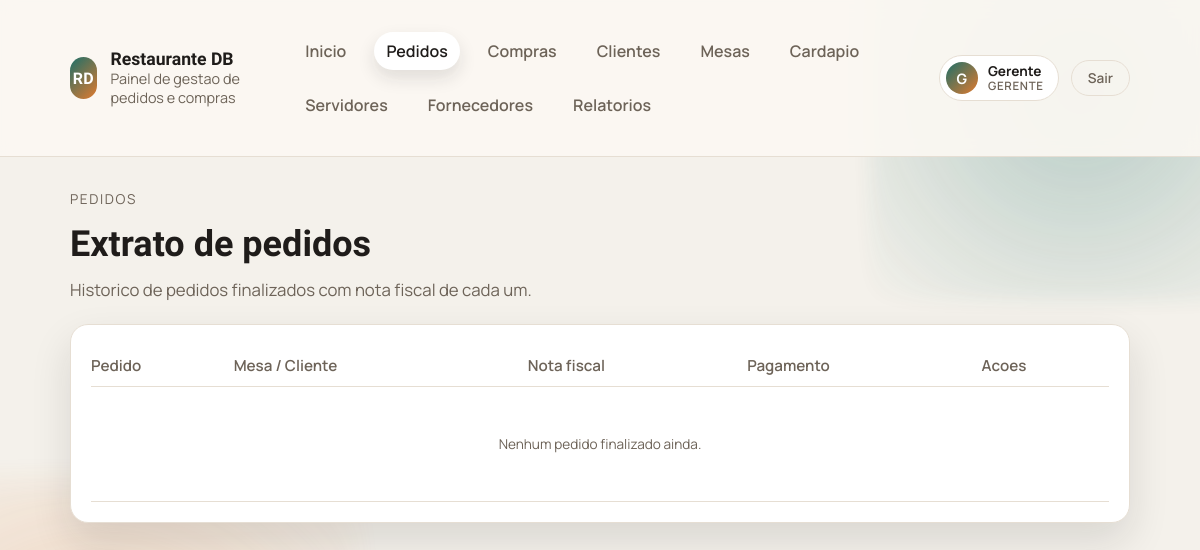
Page /pedido (signed in) on the earlier database version.
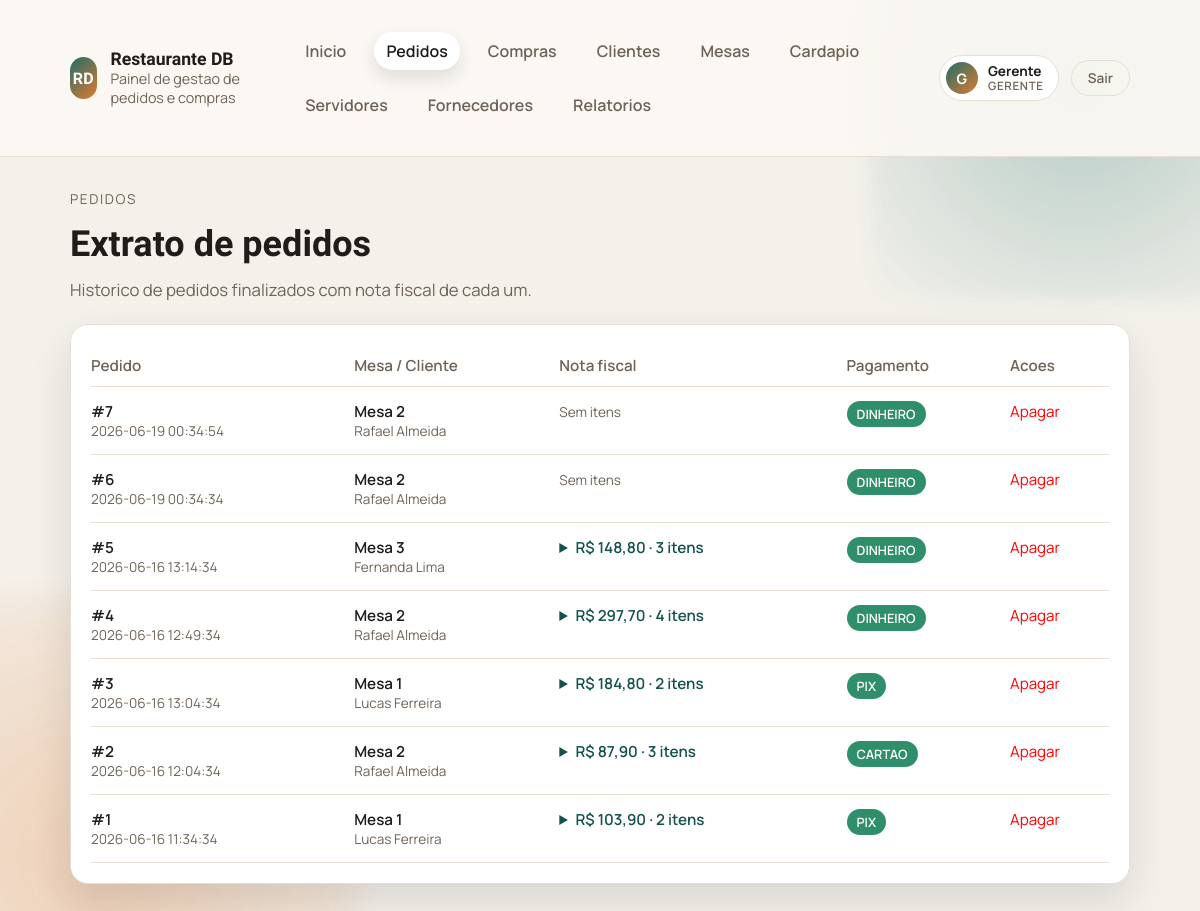
Same page on the later database version.
### tables this page shows
CREATE TABLE pedidos (
    id_pedido INTEGER PRIMARY KEY AUTOINCREMENT,
    id_cliente INTEGER,
    id_mesa INTEGER,
    id_funcionario INTEGER,
    data_pedido TEXT DEFAULT CURRENT_TIMESTAMP,
    status TEXT NOT NULL DEFAULT 'aberto' CHECK (status IN ('aberto','fechado','cancelado')),
    forma_de_pagamento TEXT DEFAULT 'DINHEIRO' CHECK (forma_de_pagamento IN ('DINHEIRO','PIX','CARTAO')), pago INTEGER NOT NULL DEFAULT 0,
    FOREIGN KEY (id_cliente) REFERENCES clientes(id_cliente),
    FOREIGN KEY (id_mesa) REFERENCES mesas(id_mesa),
    FOREIGN KEY (id_funcionario) REFERENCES funcionarios(id_funcionario)
);

CREATE TABLE mesas (
    id_mesa INTEGER PRIMARY KEY AUTOINCREMENT,
    numero INTEGER NOT NULL UNIQUE,
    capacidade INTEGER NOT NULL,
    status TEXT NOT NULL DEFAULT 'livre' CHECK (status IN ('livre','ocupada','reservada'))
, id_servidor INTEGER REFERENCES usuarios(id_usuario) ON DELETE SET NULL);

CREATE TABLE clientes (
    id_cliente INTEGER PRIMARY KEY AUTOINCREMENT,
    nome TEXT NOT NULL,
    telefone TEXT,
    email TEXT,
    data_cadastro TEXT DEFAULT CURRENT_TIMESTAMP
, id_mesa INTEGER REFERENCES mesas(id_mesa) ON DELETE SET NULL);

### public/bd/auth.php (called while the page is built, shortened)
<?php
require_once __DIR__ . '/models.php';
function current_user(): ?array
{
    return $_SESSION['usuario'] ?? null;
}
function is_admin(): bool
{
    $user = current_user();
    return $user !== null && $user['perfil'] === 'admin';
}

### public/bd/models.php (called while the page is built, shortened)
<?php
$pdo = null;
function db_connect() {
    global $pdo;
    if (!$pdo) {
        $db_path = __DIR__ . '/../../database.sqlite';
        $pdo = get_sqlite_connection($db_path);
    }
    return $pdo;
}
function get_pedidos() {
    $pdo = db_connect();
    $stmt = $pdo->query("SELECT p.*, m.numero as mesa, c.nome as cliente
                         FROM pedidos p
                         LEFT JOIN mesas m ON p.id_mesa = m.id_mesa
                         LEFT JOIN clientes c ON p.id_cliente = c.id_cliente
                         WHERE p.status = 'fechado' AND p.pago = 1
                         ORDER BY p.id_pedido DESC");
    return $stmt->fetchAll();
}
function get_itens_por_pedido() {
    $pdo = db_connect();
    $stmt = $pdo->query("SELECT i.id_pedido, i.quantidade, i.preco_unitario,
                                (i.quantidade * i.preco_unitario) as subtotal,
                                pr.nome as produto
                         FROM itens_pedido i
                         JOIN produtos pr ON pr.id_produto = i.id_produto
                         ORDER BY i.id_pedido, i.id_item");
    $por_pedido = [];
    foreach ($stmt->fetchAll() as $item) {
        $por_pedido[$item['id_pedido']][] = $item;
    }
    return $por_pedido;
}

### public/templates/pedido.php (the view, shortened to what the changed rows need)
<?php
require_once __DIR__ . '/../bd/models.php';
$pedidos        = get_pedidos();
$itens_por_pedido = get_itens_por_pedido();
$pode_apagar    = is_admin();
?><!doctype html>
<html lang="pt-BR">
<head>
    <link rel="stylesheet" href="/style.css">
</head>
<body>
    <?php $active = '/pedido'; require __DIR__ . '/partials/topbar.php'; ?>
    <main class="container">
        <section class="page-header">
            <div>
                <h1>Extrato de pedidos</h1>
            </div>
        </section>
        <div class="table-card">
            <table>
                <thead>
                    <tr>
                        <th>Pedido</th>
                        <th>Mesa / Cliente</th>
                        <th>Nota fiscal</th>
                        <th>Pagamento</th>
                        <?php if ($pode_apagar): ?><th>Acoes</th><?php endif; ?>
                    </tr>
                </thead>
                <tbody>
                    <?php foreach ($pedidos as $p): ?>
                    <tr>
                        <td>
                            <div class="cell-title">#<?= htmlspecialchars((string)$p['id_pedido']) ?></div>
                            <div class="cell-sub"><?= htmlspecialchars((string)$p['data_pedido']) ?></div>
                        </td>
                        <td>
                            <div class="cell-title"><?= $p['mesa'] ? 'Mesa ' . htmlspecialchars((string)$p['mesa']) : 'S/mesa' ?></div>
                            <?php if ($p['cliente']): ?><div class="cell-sub"><?= htmlspecialchars((string)$p['cliente']) ?></div><?php endif; ?>
                        </td>
                        <td>
                            <?php $itens = $itens_por_pedido[$p['id_pedido']] ?? []; ?>
                            <?php if (empty($itens)): ?>
                            <span class="cell-sub">Sem itens</span>
                            <?php else: ?>
                            <?php $total = array_sum(array_column($itens, 'subtotal')); ?>
                            <details class="nota-fiscal">
                                <summary>R$ <?= number_format((float)$total, 2, ',', '.') ?> &middot; <?= count($itens) ?> <?= count($itens) === 1 ? 'item' : 'itens' ?></summary>
                            </details>
                            <?php endif; ?>
                        </td>
                        <td>
                            <span class="badge badge--success"><?= htmlspecialchars((string)$p['forma_de_pagamento']) ?></span>
                        </td>
                        <?php if ($pode_apagar): ?>
                        <td>
                            <form method="POST" action="/" class="inline-form">
                                <button class="text-link" type="submit" onclick="return confirm('Apagar este pedido do historico?')" style="color:red">Apagar</button>
                            </form>
                        </td>
                        <?php endif; ?>
                    </tr>
                    <?php endforeach; ?>
                    <?php if (empty($pedidos)): ?>
                    <tr>
                        <td colspan="<?= $pode_apagar ? 5 : 4 ?>" style="text-align:center;padding:3rem 0;" class="cell-sub">
                            Nenhum pedido finalizado ainda.
                        </td>
                    </tr>
                    <?php endif; ?>
                </tbody>
            </table>
        </div>
    </main>
</body>
</html>

### public/templates/partials/topbar.php (shortened to what the changed rows need)
<?php
require_once __DIR__ . '/../../bd/auth.php';
$active = $active ?? '';
$links = [
    '/' => 'Inicio',
    '/pedido' => 'Pedidos',
    '/compra' => 'Compras',
    '/cliente' => 'Clientes',
];
if (is_admin()) {
    $links['/mesa'] = 'Mesas';
} else {
    $links['/gerenciar-mesa'] = 'Mesas';
}
$links['/cardapio'] = 'Cardapio';
if (is_admin()) {
    $links['/servidor'] = 'Servidores';
    $links['/fornecedor'] = 'Fornecedores';
    $links['/relatorio'] = 'Relatorios';
}
?>
    <header class="topbar">
        <div class="container topbar-inner">
            <nav class="nav-links">
                <?php foreach ($links as $href => $label): ?>
                <a class="nav-link" href="<?= $href ?>"<?= $href === $active ? ' aria-current="page"' : '' ?>><?= $label ?></a>
                <?php endforeach; ?>
            </nav>
        </div>
    </header>

Differences in the rows shown:
added pedidos: id_pedido "7", data_pedido "2026-06-19 00:34:54", id_mesa.numero "2", id_cliente.nome "Rafael Almeida", shows "Sem itens", forma_de_pagamento "DINHEIRO"
added pedidos: id_pedido "6", data_pedido "2026-06-19 00:34:34", id_mesa.numero "2", id_cliente.nome "Rafael Almeida", shows "Sem itens", forma_de_pagamento "DINHEIRO"
now on this page (row edited): pedidos: id_pedido "5", data_pedido "2026-06-16 13:14:34", id_mesa.numero "3", id_cliente.nome "Fernanda Lima", id_pedido "148,80", id_pedido "3", shows "itens", forma_de_pagamento "DINHEIRO"
now on this page (row edited): pedidos: id_pedido "4", data_pedido "2026-06-16 12:49:34", id_mesa.numero "2", id_cliente.nome "Rafael Almeida", id_pedido "297,70", shows "itens", forma_de_pagamento "DINHEIRO"
now on this page (row edited): pedidos: id_pedido "3", data_pedido "2026-06-16 13:04:34", id_mesa.numero "1", id_cliente.nome "Lucas Ferreira", id_pedido "184,80", id_pedido "2", shows "itens", forma_de_pagamento "PIX"
now on this page (row edited): pedidos: id_pedido "2", data_pedido "2026-06-16 12:04:34", id_mesa.numero "2", id_cliente.nome "Rafael Almeida", id_pedido "87,90", id_pedido "3", shows "itens", forma_de_pagamento "CARTAO"
now on this page (row edited): pedidos: id_pedido "1", data_pedido "2026-06-16 11:34:34", id_mesa.numero "1", id_cliente.nome "Lucas Ferreira", id_pedido "103,90", id_pedido "2", shows "itens", forma_de_pagamento "PIX"
Other differences:
text no longer shown: "Nenhum pedido finalizado ainda."
